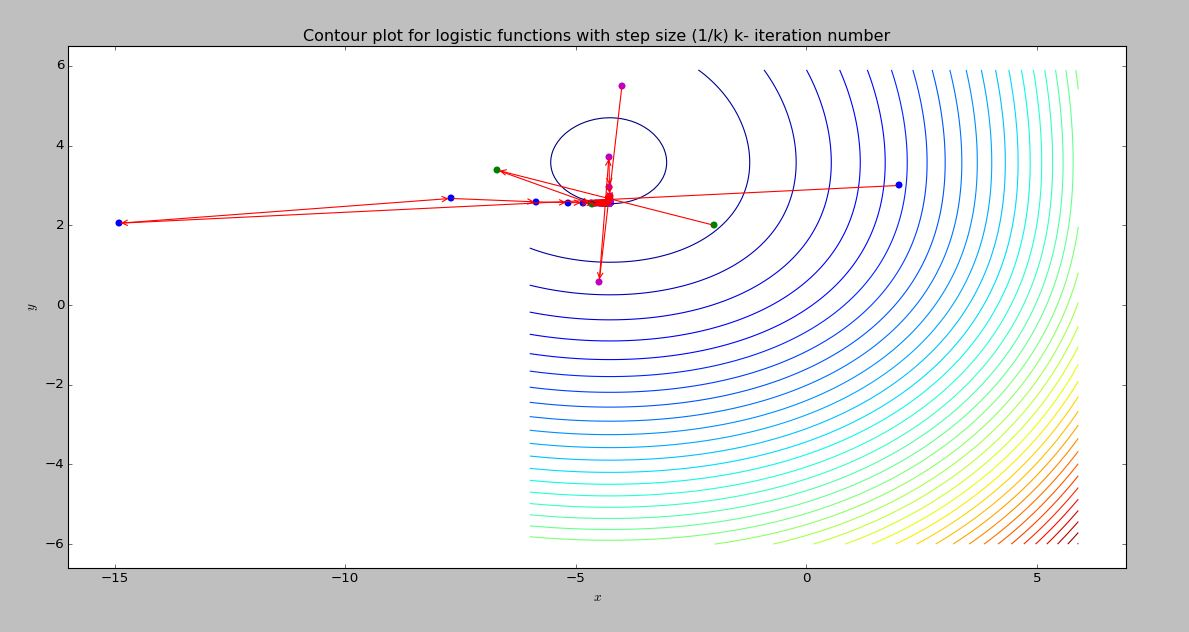

The Python source for this figure:
####### Gradient Function for Qudratic Function( with given intial values and step sizes)
import numpy as np
import matplotlib.pyplot as plt
import math

###Set of Intial points and step size
intial_values=[[2,3],[-2,2],[-4,5.5]]
step_size_set=[0.1,0.01,0.3]
# The data to fit
N = 1000
def Logistic_regression(x,y):
    function_ll=0.5*((x**2)+(y**2))+50*(math.log(1+math.exp(-0.5*y)))+50*(1+math.exp(0.2*x))
    return function_ll

x = np.arange(-6.0,6.0,0.1)
y = np.arange(-6.0,6.0,0.1)
X,Y = np.meshgrid(x, y)
f=X.shape[0]
f2=Y.shape[1]
J_grid=np.zeros([f,f2])

for i in range(f):
    for j in range(f2):
        J_grid[i][j] = Logistic_regression(X[i][j], Y[i][j]) # evaluation of the function on the grid
print J_grid.shape

colors = ['b', 'g', 'm', 'c', 'orange']
N = 1000
fig, ax = plt.subplots(nrows=1, ncols=1, figsize=(10,6.15))
contours = ax.contour(X, Y, J_grid, 40)
for k in range(3):   
    xy_values = []
    xy_values.append(intial_values[k])
    J = [Logistic_regression(*xy_values[0])]
    for j in range(1,N-1):
        step_size=1/float(j)
        last_xy = xy_values[j-1]
        this_xy = np.empty((2,))
        this_xy[0] = last_xy[0] - step_size*((last_xy[0])+(10*np.exp(0.2*last_xy[0])))
        this_xy[1] = last_xy[1] - step_size*((last_xy[1])-(25/(np.exp(0.5*last_xy[1]+1))))
        xy_values.append(this_xy)
        J.append(Logistic_regression(*this_xy))
    for j in range(1,N-1):
        ax.annotate('', xy_values[j], xytext=xy_values[j-1],
                        arrowprops={'arrowstyle': '->', 'color': 'r', 'lw': 1},
                        va='center', ha='center')
            #ax[0].plot(x, hypothesis(x, *theta[j]), color=colors[j], lw=2,
                  # label=r'$\theta_0 = {:.3f}, \theta_1 = {:.3f}$'.format(*theta[j]))
    ax.scatter(*zip(*xy_values),c=colors[k], s=40, lw=0)

    # Labels, titles and a legend.
ax.set_xlabel(r'$x$')
ax.set_ylabel(r'$y$')
titlex='Contour plot for logistic functions with step size (1/k) k- iteration number '
ax.set_title(titlex)
plt.show()
